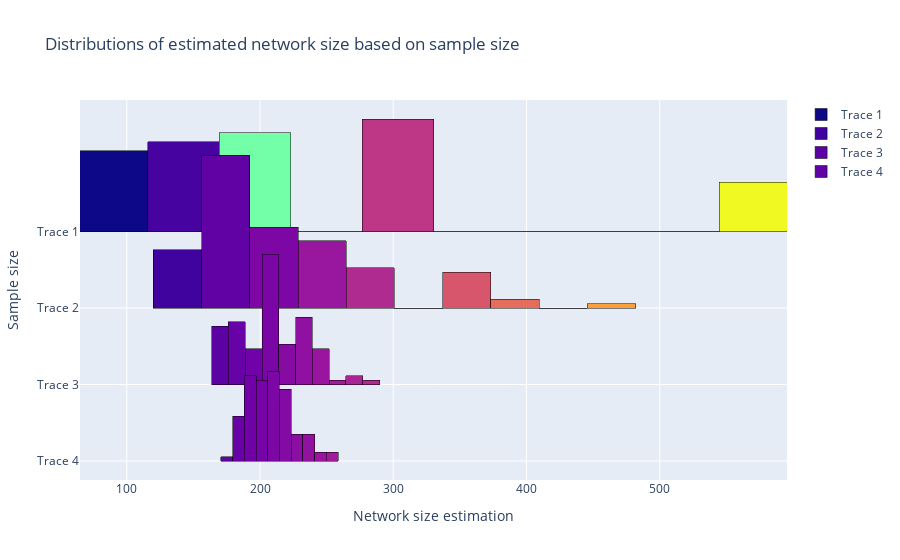

Write notebook code for a chart like this one.
### Markdown cell above
Run the cells below to see the following visualizations:
1. A ridge plot of network size estimate *distributions*, based on sample size,
2. A plot of network size *error* estimates, based on sample size.

### Code cell
# Run, but do not modify the contents of this cell
G_mouse_brain = load_mouse_brain_network()
sub_sample_sizes=[25, 50, 75, 100]
data = []
for sample_size in sub_sample_sizes:
    data.append(network_size_estimates[sample_size])
util_plot_histos_as_ridge(data=data)

### Figure 1 — Plotly figure (JSON) as saved in the notebook; plotly's stock layout.template omitted (floating-point values rounded to 4 significant figures)
{"data": [{"base": 0, "customdata": [[18], [20], [22], [0], [25], [0], [0], [0], [0], [11]], "hovertemplate": "(%{x:.7}, %{customdata[0]:.7})<br><extra>%{fullData.name}</extra>", "marker": {"color": ["rgb(13, 8, 135)", "rgb(70.0, 3.0, 159.0)", "rgb(114.0, 1.0, 168.0)", "rgb(156.0, 23.0, 158.0)", "rgb(189.0, 55.0, 134.0)", "rgb(216.0, 87.0, 107.0)", "rgb(237.0, 121.0, 83.0)", "rgb(251.0, 159.0, 58.0)", "rgb(253.0, 202.0, 38.0)", "rgb(240, 249, 33)"], "line": {"color": "black", "width": 0.5}}, "name": "Trace 1", "type": "bar", "x": [89, 142.6, 196.2, 249.8, 303.4, 357, 410.6, 464.2, 517.8, 571.4], "y": [18, 20, 22, 0, 25, 0, 0, 0, 0, 11], "zorder": 0}, {"base": -17, "customdata": [[13], [34], [18], [15], [9], [0], [8], [2], [0], [1]], "hovertemplate": "(%{x:.7}, %{customdata[0]:.7})<br><extra>%{fullData.name}</extra>", "marker": {"color": ["rgb(65.10821, 3.4291, 156.9403)", "rgb(95.9403, 1.8209, 164.30597)", "rgb(125.12687, 6.82836, 165.35075)", "rgb(153.49254, 21.68657, 158.59701)", "rgb(176.31716, 42.70149, 143.22388)", "rgb(196.85821, 64.31343, 126.14179)", "rgb(215.09328, 85.92537, 107.90672)", "rgb(229.47761, 108.8209, 91.59701)", "rgb(241.4403, 133.05224, 75.0709)", "rgb(250.89552, 158.71642, 58.18657)"], "line": {"color": "black", "width": 0.5}}, "name": "Trace 2", "type": "bar", "x": [138, 174.2, 210.4, 246.6, 282.8, 319, 355.2, 391.4, 427.6, 463.8], "y": [13, 34, 18, 15, 9, 0, 8, 2, 0, 1], "zorder": 1}, {"base": -34, "customdata": [[13], [14], [8], [29], [9], [15], [8], [1], [2], [1]], "hovertemplate": "(%{x:.7}, %{customdata[0]:.7})<br><extra>%{fullData.name}</extra>", "marker": {"color": ["rgb(92.49254, 1.97761, 163.60075)", "rgb(102.83582, 1.50746, 165.71642)", "rgb(113.1791, 1.03731, 167.83209)", "rgb(123.08955, 5.76119, 165.83582)", "rgb(132.96269, 10.93284, 163.48507)", "rgb(142.83582, 16.10448, 161.13433)", "rgb(152.70896, 21.27612, 158.78358)", "rgb(161.17164, 28.01493, 154.23881)", "rgb(168.9291, 35.53731, 148.59701)", "rgb(176.68657, 43.0597, 142.95522)"], "line": {"color": "black", "width": 0.5}}, "name": "Trace 3", "type": "bar", "x": [170, 182.6, 195.2, 207.8, 220.4, 233, 245.6, 258.2, 270.8, 283.4], "y": [13, 14, 8, 29, 9, 15, 8, 1, 2, 1], "zorder": 2}, {"base": -51, "customdata": [[1], [10], [19], [18], [20], [16], [6], [6], [2], [2]], "hovertemplate": "(%{x:.7}, %{customdata[0]:.7})<br><extra>%{fullData.name}</extra>", "marker": {"color": ["rgb(96.59701, 1.79104, 164.4403)", "rgb(103.8209, 1.46269, 165.91791)", "rgb(111.04478, 1.13433, 167.39552)", "rgb(118.07463, 3.13433, 167.02985)", "rgb(124.97015, 6.74627, 165.38806)", "rgb(131.86567, 10.35821, 163.74627)", "rgb(138.76119, 13.97015, 162.10448)", "rgb(145.65672, 17.58209, 160.46269)", "rgb(152.55224, 21.19403, 158.8209)", "rgb(158.70896, 25.62687, 156.02985)"], "line": {"color": "black", "width": 0.5}}, "name": "Trace 4", "type": "bar", "x": [175, 183.8, 192.6, 201.4, 210.2, 219, 227.8, 236.6, 245.4, 254.2], "y": [1, 10, 19, 18, 20, 16, 6, 6, 2, 2], "zorder": 3}], "layout": {"bargap": 0, "bargroupgap": 0, "barmode": "stack", "legend": {"traceorder": "normal"}, "title": {"text": "Distributions of estimated network size\nbased on sample size"}, "xaxis": {"range": [64.88, 595.5], "showgrid": true, "showticklabels": true, "title": {"text": "Network size estimation"}, "zeroline": false}, "yaxis": {"showgrid": true, "showticklabels": true, "ticktext": [["Trace 1"], ["Trace 2"], ["Trace 3"], ["Trace 4"]], "tickvals": [0, -17, -34, -51], "title": {"text": "Sample size"}, "zeroline": false}}}
